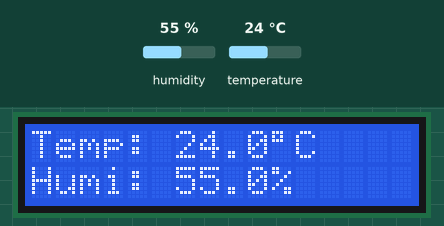
Simulated run of this program. Board: Arduino Uno, built with avr-gcc and run on an emulated ATmega328P. On the bench: 16×2 character LCD. Inputs (shaded band) come from the test bench; at power-on: humidity 55 %, temperature 24 °C.

Above: at 3.2 s.
3.3 s: humidity set to 22 %
At 5.0 s:
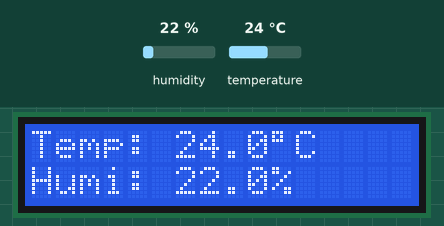
6.0 s: temperature set to 12 °C
At 7.2 s:
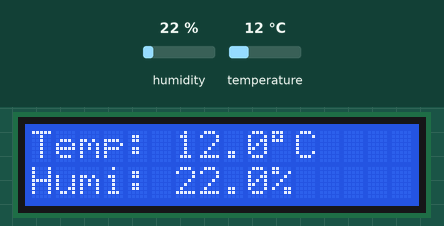
8.7 s: humidity set to 40 %
At 11.5 s:
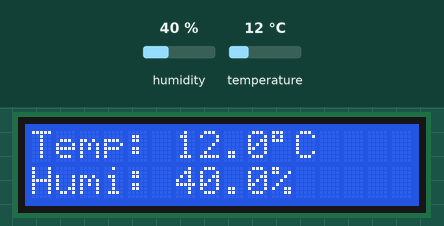
11.8 s: temperature set to 19 °C
At 12.7 s:
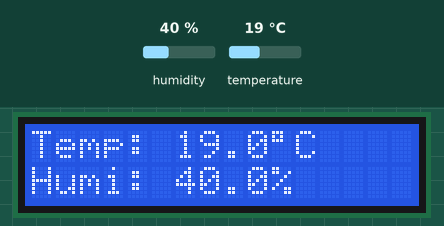
Timing chart, 0 to 14.8 s (numbered marks = the images above; inputs shaded):
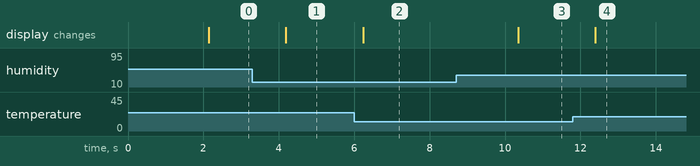

The program:

main.cpp
```cpp
#include <Arduino.h>
#include <DHT.h>
#include <Wire.h>
#include <LiquidCrystal_I2C.h>

#define DHT_PIN 3
#define DHT_TYPE DHT11

DHT dht(DHT_PIN, DHT_TYPE);
LiquidCrystal_I2C lcd(0x27, 16, 2);

void setup() {
    dht.begin();

    lcd.begin();
    lcd.backlight();

    lcd.setCursor(0, 0);
    lcd.print("Mini Weather");

    lcd.setCursor(0, 1);
    lcd.print("Station");

    delay(2000);
    lcd.clear();
}

void loop() {
    float temp = dht.readTemperature();
    float humi = dht.readHumidity();

    if (isnan(temp) || isnan(humi)) {
        lcd.clear();
        lcd.setCursor(0, 0);
        lcd.print("Sensor Error!");
        delay(2000);
        return;
    }

    lcd.setCursor(0, 0);
    lcd.print("Temp: ");
    lcd.print(temp, 1);
    lcd.print((char)223);
    lcd.print("C   ");

    lcd.setCursor(0, 1);
    lcd.print("Humi: ");
    lcd.print(humi, 1);
    lcd.print("%   ");

    delay(2000);
}
```

Measured:
- after the input at 3.3 s, the display: changes after 0.89 s (image 1)
- after the input at 6.0 s, the display: changes after 0.24 s (image 2)
- after the input at 8.7 s, the display: changes after 1.6 s (image 3)
- after the input at 11.8 s, the display: changes after 0.60 s (image 4)
